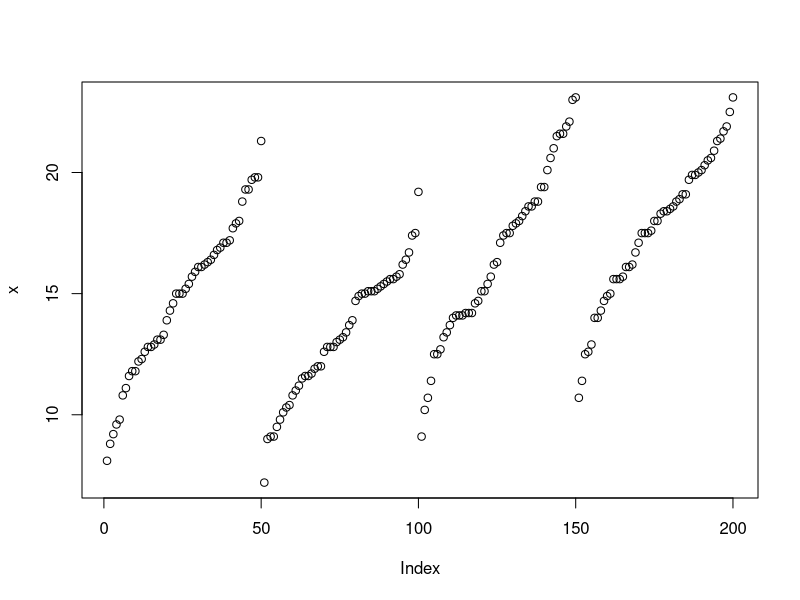

This figure's R source:
## ---- chunk 1
  data(crabs, package = "MASS")
  x = crabs$FL
  plot(x)
